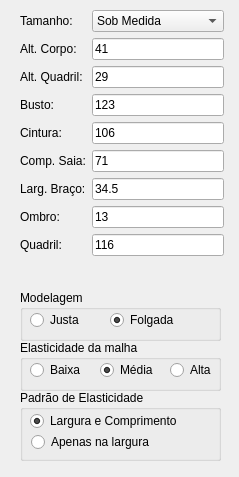
<?xml version="1.0" encoding="UTF-8"?>
<ui version="4.0">
 <class>Form</class>
 <widget class="QWidget" name="Form">
  <property name="geometry">
   <rect>
    <x>0</x>
    <y>0</y>
    <width>239</width>
    <height>477</height>
   </rect>
  </property>
  <property name="minimumSize">
   <size>
    <width>239</width>
    <height>477</height>
   </size>
  </property>
  <property name="windowTitle">
   <string>Form</string>
  </property>
  <widget class="QGroupBox" name="Modelagem">
   <property name="geometry">
    <rect>
     <x>20</x>
     <y>290</y>
     <width>201</width>
     <height>51</height>
    </rect>
   </property>
   <property name="title">
    <string>Modelagem</string>
   </property>
   <widget class="QRadioButton" name="Justa">
    <property name="geometry">
     <rect>
      <x>10</x>
      <y>20</y>
      <width>100</width>
      <height>20</height>
     </rect>
    </property>
    <property name="text">
     <string>Justa</string>
    </property>
   </widget>
   <widget class="QRadioButton" name="Folgada">
    <property name="geometry">
     <rect>
      <x>90</x>
      <y>20</y>
      <width>100</width>
      <height>20</height>
     </rect>
    </property>
    <property name="text">
     <string>Folgada</string>
    </property>
    <property name="checked">
     <bool>true</bool>
    </property>
   </widget>
  </widget>
  <widget class="QGroupBox" name="Elasticidade">
   <property name="geometry">
    <rect>
     <x>20</x>
     <y>340</y>
     <width>201</width>
     <height>51</height>
    </rect>
   </property>
   <property name="title">
    <string>Elasticidade da malha</string>
   </property>
   <widget class="QRadioButton" name="Baixa">
    <property name="geometry">
     <rect>
      <x>10</x>
      <y>20</y>
      <width>61</width>
      <height>20</height>
     </rect>
    </property>
    <property name="text">
     <string>Baixa</string>
    </property>
   </widget>
   <widget class="QRadioButton" name="Media">
    <property name="geometry">
     <rect>
      <x>80</x>
      <y>20</y>
      <width>61</width>
      <height>20</height>
     </rect>
    </property>
    <property name="text">
     <string>Média</string>
    </property>
    <property name="checked">
     <bool>true</bool>
    </property>
   </widget>
   <widget class="QRadioButton" name="Alta">
    <property name="geometry">
     <rect>
      <x>150</x>
      <y>20</y>
      <width>100</width>
      <height>20</height>
     </rect>
    </property>
    <property name="text">
     <string>Alta</string>
    </property>
   </widget>
  </widget>
  <widget class="QWidget" name="layoutWidget">
   <property name="geometry">
    <rect>
     <x>20</x>
     <y>10</y>
     <width>204</width>
     <height>270</height>
    </rect>
   </property>
   <layout class="QFormLayout" name="formLayout">
    <item row="1" column="0">
     <widget class="QLabel" name="label">
      <property name="text">
       <string>Alt. Corpo:</string>
      </property>
     </widget>
    </item>
    <item row="1" column="1">
     <widget class="QLineEdit" name="AltCorpo">
      <property name="text">
       <string>41</string>
      </property>
     </widget>
    </item>
    <item row="2" column="0">
     <widget class="QLabel" name="label_3">
      <property name="text">
       <string>Alt. Quadril:</string>
      </property>
     </widget>
    </item>
    <item row="2" column="1">
     <widget class="QLineEdit" name="AltQuadril">
      <property name="text">
       <string>29</string>
      </property>
     </widget>
    </item>
    <item row="3" column="0">
     <widget class="QLabel" name="label">
      <property name="text">
       <string>Busto:</string>
      </property>
     </widget>
    </item>
    <item row="3" column="1">
     <widget class="QLineEdit" name="Busto">
      <property name="text">
       <string>123</string>
      </property>
     </widget>
    </item>
    <item row="4" column="0">
     <widget class="QLabel" name="label">
      <property name="text">
       <string>Cintura:</string>
      </property>
     </widget>
    </item>
    <item row="4" column="1">
     <widget class="QLineEdit" name="Cintura">
      <property name="text">
       <string>106</string>
      </property>
     </widget>
    </item>
    <item row="5" column="0">
     <widget class="QLabel" name="label">
      <property name="text">
       <string>Comp. Saia:</string>
      </property>
     </widget>
    </item>
    <item row="5" column="1">
     <widget class="QLineEdit" name="CompSaia">
      <property name="text">
       <string>71</string>
      </property>
     </widget>
    </item>
    <item row="6" column="0">
     <widget class="QLabel" name="label">
      <property name="text">
       <string>Larg. Braço:</string>
      </property>
     </widget>
    </item>
    <item row="6" column="1">
     <widget class="QLineEdit" name="LargBraco">
      <property name="text">
       <string>34.5</string>
      </property>
     </widget>
    </item>
    <item row="7" column="0">
     <widget class="QLabel" name="label_2">
      <property name="text">
       <string>Ombro:</string>
      </property>
     </widget>
    </item>
    <item row="7" column="1">
     <widget class="QLineEdit" name="Ombro">
      <property name="text">
       <string>13</string>
      </property>
     </widget>
    </item>
    <item row="8" column="0">
     <widget class="QLabel" name="label">
      <property name="text">
       <string>Quadril:</string>
      </property>
     </widget>
    </item>
    <item row="8" column="1">
     <widget class="QLineEdit" name="Quadril">
      <property name="text">
       <string>116</string>
      </property>
     </widget>
    </item>
    <item row="0" column="0">
     <widget class="QLabel" name="label_6">
      <property name="text">
       <string>Tamanho:</string>
      </property>
     </widget>
    </item>
    <item row="0" column="1">
     <widget class="QComboBox" name="Tamanho">
      <property name="minimumSize">
       <size>
        <width>0</width>
        <height>0</height>
       </size>
      </property>
      <item>
       <property name="text">
        <string>Sob Medida</string>
       </property>
      </item>
      <item>
       <property name="text">
        <string>36</string>
       </property>
      </item>
      <item>
       <property name="text">
        <string>38</string>
       </property>
      </item>
      <item>
       <property name="text">
        <string>40</string>
       </property>
      </item>
      <item>
       <property name="text">
        <string>42</string>
       </property>
      </item>
      <item>
       <property name="text">
        <string>44</string>
       </property>
      </item>
      <item>
       <property name="text">
        <string>46</string>
       </property>
      </item>
      <item>
       <property name="text">
        <string>48</string>
       </property>
      </item>
      <item>
       <property name="text">
        <string>50</string>
       </property>
      </item>
      <item>
       <property name="text">
        <string>52</string>
       </property>
      </item>
      <item>
       <property name="text">
        <string>54</string>
       </property>
      </item>
      <item>
       <property name="text">
        <string>56</string>
       </property>
      </item>
      <item>
       <property name="text">
        <string>58</string>
       </property>
      </item>
      <item>
       <property name="text">
        <string>60</string>
       </property>
      </item>
      <item>
       <property name="text">
        <string>62</string>
       </property>
      </item>
     </widget>
    </item>
   </layout>
  </widget>
  <widget class="QGroupBox" name="Modelagem_2">
   <property name="geometry">
    <rect>
     <x>20</x>
     <y>390</y>
     <width>201</width>
     <height>71</height>
    </rect>
   </property>
   <property name="title">
    <string>Padrão de Elasticidade</string>
   </property>
   <widget class="QRadioButton" name="LargComp">
    <property name="geometry">
     <rect>
      <x>10</x>
      <y>21</y>
      <width>171</width>
      <height>20</height>
     </rect>
    </property>
    <property name="text">
     <string>Largura e Comprimento</string>
    </property>
    <property name="checked">
     <bool>true</bool>
    </property>
   </widget>
   <widget class="QRadioButton" name="Larg">
    <property name="geometry">
     <rect>
      <x>11</x>
      <y>42</y>
      <width>140</width>
      <height>20</height>
     </rect>
    </property>
    <property name="text">
     <string>Apenas na largura</string>
    </property>
    <property name="checked">
     <bool>false</bool>
    </property>
   </widget>
  </widget>
 </widget>
 <resources/>
 <connections/>
</ui>
